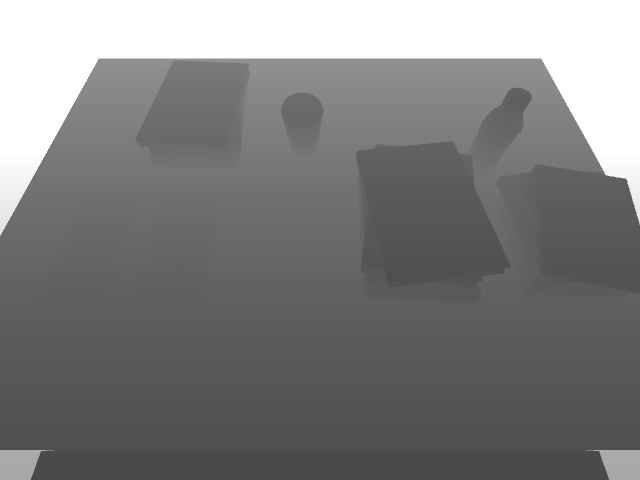
#> input picture code/demo/depth_data/depth0_1_640.png, 640 x 480 px
$ jupyter execute --allow-errors demo_projection.ipynb
#> lines starting #> are read from the running program, lines starting #| are printed output that depends on the picture; after the words box and inside, x2 and y2 are one past the last pixel; in counts of white or black regions, pixels touching at a corner belong together
### code/kinematics/utils/util_fk.py
import numpy as np

# [19 lines left out: functions rot_e, rot_x, rot_y, not called in this run]


def rot_z(rad):
    yaw = np.array([[np.cos(rad), -np.sin(rad),  0],
         	        [np.sin(rad),  np.cos(rad),  0],
              		[0, 			         0,  1]])
    return yaw


# [6 lines left out: function Rotation_E, not called in this run]


def Rotation_X(rad):
    roll = np.array([[1, 	       0, 	      0,    0],
             		 [0, np.cos(rad), -np.sin(rad), 0],
             		 [0, np.sin(rad),  np.cos(rad), 0],
             		 [0,		   0,	      0,    0]])
    return roll


def Rotation_Y(rad):
    pitch = np.array([[np.cos(rad), 0, np.sin(rad), 0],
              		  [0,		    1, 	         0, 0],
              		  [-np.sin(rad),0, np.cos(rad), 0],
              		  [0, 		    0, 	         0, 0]])
    return pitch


# [6 lines left out: function Rotation_Z, not called in this run]

def Translation(x , y, z):
    Position = np.array([[0, 0, 0, x],
                         [0, 0, 0, y],
                         [0, 0, 0, z],
                         [0, 0, 0, 1]])
    return Position


def HT_matrix(Rotation, Position):
    Homogeneous_Transform = Rotation + Position
    return Homogeneous_Transform


# [9 lines left out: function pr2t, not called in this run]


def t2p(ht_matrix):
    return ht_matrix[:-1, -1]


def t2r(ht_matrix):
    return ht_matrix[:-1, :-1]


# [16 lines left out: function make_rotation, not called in this run]

### code/demo/demo_projection.ipynb
[cell 1]
import numpy as np
import cv2
import matplotlib.pyplot as plt
from mpl_toolkits.mplot3d import Axes3D
from mpl_toolkits.mplot3d.art3d import Poly3DCollection
import sys
sys.path.append("..")
from kinematics.utils.util_fk import *
print("Done.")

[cell 2]
def convert_from_uvd(u, v, d):
    pxToMetre = 1
    focalx = 642.346680
    focaly =  644.245300
    cx = 324.860555
    cy = 257.557426
    d *= pxToMetre
    x_over_z = (cx - u) / focalx
    y_over_z = (cy - v) / focaly
    z = d / np.sqrt(1. + x_over_z**2 + y_over_z**2)
    x = x_over_z * z
    y = y_over_z * z
    return x, y, z

def get_pointcloud(depth, intrinsics):
  """Get 3D pointcloud from perspective depth image.
  Args:
    depth: HxW float array of perspective depth in meters.
    intrinsics: 3x3 float array of camera intrinsics matrix.
  Returns:
    points: HxWx3 float array of 3D points in camera coordinates.
  """
  height, width = depth.shape
  xlin = np.linspace(0, width - 1, width)
  ylin = np.linspace(0, height - 1, height)
  px, py = np.meshgrid(xlin, ylin)
  px = (px - intrinsics[0, 2]) * (depth / intrinsics[0, 0])
  py = (py - intrinsics[1, 2]) * (depth / intrinsics[1, 1])
  points = np.float32([px, py, depth]).transpose(1, 2, 0)
  return points

def get_heightmap(points, bounds, pixel_size):
  """Get top-down (z-axis) orthographic heightmap image from 3D pointcloud.
  Args:
    points: HxWx3 float array of 3D points in world coordinates.
    colors: HxWx3 uint8 array of values in range 0-255 aligned with points.
    bounds: 3x2 float array of values (rows: X,Y,Z; columns: min,max) defining
      region in 3D space to generate heightmap in world coordinates.
    pixel_size: float defining size of each pixel in meters.
  Returns:
    heightmap: HxW float array of height (from lower z-bound) in meters.
    colormap: HxWx3 uint8 array of backprojected color aligned with heightmap.
  """
  width = int(np.round((bounds[0, 1] - bounds[0, 0]) / pixel_size))
  height = int(np.round((bounds[1, 1] - bounds[1, 0]) / pixel_size))
  heightmap = np.zeros((height, width), dtype=np.float32)
  # Filter out 3D points that are outside of the predefined bounds.
  ix = (points[Ellipsis, 0] >= bounds[0, 0]) & (points[Ellipsis, 0] < bounds[0, 1]) # Range of the X
  iy = (points[Ellipsis, 1] >= bounds[1, 0]) & (points[Ellipsis, 1] < bounds[1, 1]) # Range of the Y
  iz = (points[Ellipsis, 2] >= bounds[2, 0]) & (points[Ellipsis, 2] < bounds[2, 1]) # Range of the Z
  valid = ix & iy & iz
  points = points[valid]
  points.shape
  # Sort 3D points by z-value, which works with array assignment to simulate
  # z-buffering for rendering the heightmap image.
  iz = np.argsort(points[:, -1])
  points = points[iz]
  px = np.int32(np.floor((points[:, 0] - bounds[0, 0]) / pixel_size))
  py = np.int32(np.floor((points[:, 1] - bounds[1, 0]) / pixel_size))
  px = np.clip(px, 0, width - 1)
  py = np.clip(py, 0, height - 1)
  heightmap[py, px] = points[:, 2] - bounds[2, 0] # Depth value
  return heightmap


def transform_pointcloud(points, transform):
  """Apply rigid transformation to 3D pointcloud.

  Args:
    points: HxWx3 float array of 3D points in camera coordinates.
    transform: 4x4 float array representing a rigid transformation matrix.

  Returns:
    points: HxWx3 float array of transformed 3D points.
  """
  padding = ((0, 0), (0, 0), (0, 1))
  homogen_points = np.pad(points.copy(), padding,
                          'constant', constant_values=1)
  for i in range(3):
    points[Ellipsis, i] = np.sum(transform[i, :] * homogen_points, axis=-1)
  return points

intrinsic = np.array([[642.346680, 0, 324.860555],
                      [0,644.245300, 257.557426],
                      [0,0,0]])

[cell 3]
rot_x_mat = rot_z(np.deg2rad(45))
x= np.linspace(start=0,stop=1, num=10)
y= np.linspace(start=0, stop=2, num=10)
z= np.linspace(start=0, stop=1, num=10)

fig = plt.figure(figsize=(9,9))
#> (the rest of this cell did not finish here and is left out)

[cell 4]
rot_y_mat = Rotation_Y(np.deg2rad(45))
trans_mat = Translation(x=0, y=0.18, z=1.45)
homo_mat = HT_matrix(Rotation=rot_y_mat, Position=trans_mat)
homo_inv_mat = np.linalg.inv(homo_mat)

orthograph_mat_trans =  Translation(x=0, y=0.6, z=1.55)
orthograph_mat_rot_y_mat = Rotation_Y(np.deg2rad(90))
orthograph_homo_mat = HT_matrix(Rotation=orthograph_mat_rot_y_mat,
                                Position=orthograph_mat_trans)

[cell 5]
x= np.linspace(start=0,stop=1, num=10)
y= np.linspace(start=0, stop=2, num=10)
z= np.linspace(start=0, stop=1, num=10)

fig = plt.figure(figsize=(9,9))
#> (the rest of this cell did not finish here and is left out)

[cell 6]
orthograph_mat_trans =  Translation(x=0, y=0.35, z=1.3)
orthograph_mat_rot_y_mat = Rotation_Y(np.math.pi/6)
orthograph_homo_mat = HT_matrix(Rotation=orthograph_mat_rot_y_mat,
                                Position=orthograph_mat_trans)

[cell 7]
x= np.linspace(start=0,stop=1, num=10)
y= np.linspace(start=0, stop=2, num=10)
z= np.linspace(start=0, stop=1, num=10)

fig = plt.figure(figsize=(9,9))
#> (the rest of this cell did not finish here and is left out)

[cell 8]
data = np.load("./depth_data/depth_multi_objs.npy")
#> (reads code/demo/depth_data/depth_multi_objs.npy from the repository)

[cell 9]
plt.imshow(data[150:-100,250:-50])

[cell 10]
rot_y_mat = Rotation_Y(np.deg2rad(np.math.pi/6))
trans_mat = Translation(x=0.35, y=0.134, z=1.3)
homo_mat = HT_matrix(Rotation=rot_y_mat, Position=trans_mat)
homo_inv_mat = np.linalg.inv(homo_mat)

orthograph_mat_trans =  Translation(x=0.6, y=0.134, z=1.3)
orthograph_mat_rot_y_mat = Rotation_Y(-np.math.pi/2)
orthograph_homo_mat = HT_matrix(Rotation=orthograph_mat_rot_y_mat,
                                Position=orthograph_mat_trans)

[cell 11]
x_lst = []
y_lst = []
z_lst = []
new_xyz_point_lst=[]
data = data[150:-100,250:-50]
for width_idx in range(data.shape[0]):
    for height_idx in range(data.shape[1]):
        x, y, z = convert_from_uvd(width_idx, height_idx, data[width_idx][height_idx]*0.001)
        x_lst.append(x)
        y_lst.append(y)
        z_lst.append(z)
        xyz_point = np.array([x, y, z,1])
        new_xyz_point = np.matmul(orthograph_homo_mat,(np.matmul(homo_inv_mat,xyz_point)))
        new_xyz_point_lst.append(new_xyz_point)

[cell 12]
new_xyz_point_lst=np.array(new_xyz_point_lst)

[cell 13]
fig = plt.figure(figsize=(9,9))
#> (the rest of this cell did not finish here and is left out)

[cell 14]
data = np.load("./depth_data/depth_multi_objs.npy")
# data = data[150:-100,250:-50]
points = get_pointcloud(data*0.001, intrinsic)
plt.imshow(points[:,:,0]+points[:,:,1]+points[:,:,2])
bounds = np.array([[-0.5,0.5],
                   [-0.5,0.5],
                   [-0,2]])

height_map = get_heightmap(points, bounds, pixel_size=0.001)
fig = plt.figure(figsize=(9,9))
print(height_map.shape)
plt.imshow(height_map)

[cell 15]
data = np.load("./depth_data/depth_multi_objs_4.npy")
#> (reads code/demo/depth_data/depth_multi_objs_4.npy from the repository)
# data = data[150:-100,250:-50]
points = get_pointcloud(data*0.001, intrinsic)
plt.imshow(points[:,:,0]+points[:,:,1]+points[:,:,2])

bounds = np.array([[-0.5,0.5],
                   [-0.5,0.5],
                   [-0.,2]])

height_map = get_heightmap(points, bounds, pixel_size=0.001)
fig = plt.figure(figsize=(9,9))
print(height_map.shape)
plt.imshow(height_map)

[cell 16]
data = np.load("./depth_data/depth_multi_objs_2.npy")
#> (reads code/demo/depth_data/depth_multi_objs_2.npy from the repository)
points = get_pointcloud(data*0.001, intrinsic)
fig = plt.figure(figsize=(9,9))
plt.title("[Raw data]PointCloud to Depth Image", fontsize=20)
plt.imshow(points[:,:,0]+points[:,:,1]+points[:,:,2])
bounds = np.array([[-0.5,0.5],
                   [-0.5,0.5],
                   [-0,2]])

height_map = get_heightmap(points, bounds, pixel_size=0.001)
fig = plt.figure(figsize=(9,9))
print(height_map.shape)
plt.title("PointCloud/[PixelSize:0.001m]", fontsize=20)
plt.imshow(height_map)

rot_y_mat = Rotation_X(-np.math.pi/4)
trans_mat = Translation(x=-0., y=0.0, z=0)
homo_mat = HT_matrix(Rotation=rot_y_mat, Position=trans_mat)
homo_inv_mat = np.linalg.inv(homo_mat)

new_points = transform_pointcloud(points, homo_inv_mat)
# fig = plt.figure(figsize=(9,9))
# plt.imshow(new_points[:,:,0]+new_points[:,:,1]+new_points[:,:,2])

new_bounds = np.array([[-0.6,0.6],
                   [-1.,0],
                   [-0,1]])


new_height_map = get_heightmap(new_points, new_bounds, pixel_size=0.001)
fig = plt.figure(figsize=(9,9))
plt.title("orthographic projection/PixelSize:[0.001m]", fontsize=20)
plt.imshow(new_height_map)

[cell 17]
plt.figure(figsize=(9,9))
plt.title("Starbucks Tumbler diameter:[0.08m]/PixelSize:[0.001m]",fontsize=20)
plt.imshow(new_height_map[452:532,562:642])

[cell 18]
img = plt.imread("./depth_data/depth0_1_640.png")
#> img is the input picture: shape (480, 640) float32; min 0.2, max 1, mean 0.497
plt.imshow(img)

[cell 19]
unity_intrinsic = np.array([[387.386, 0, 320],
                      [0,387.386, 240],
                      [0,0,0]])

points = get_pointcloud(img*1, unity_intrinsic)
#> in get_pointcloud (call 4), `px = (px - intrinsics[0, 2]) * (depth / intrinsics[0, 0])`:
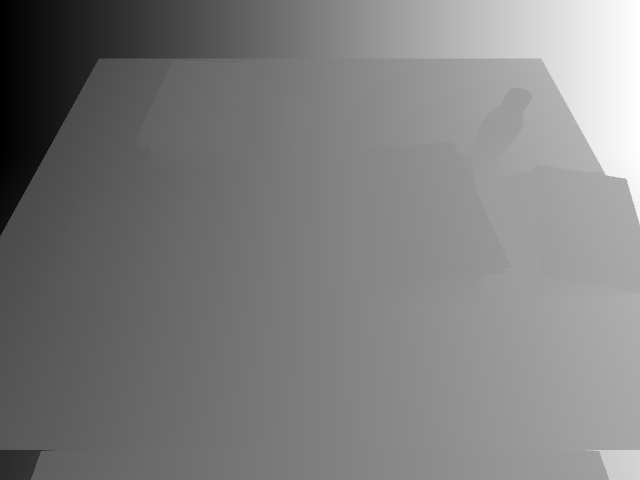
#> px: shape (480, 640) float64; min -0.826, max 0.823, mean -0.00434; drawn with min black and max white
#> in get_pointcloud (call 4), `py = (py - intrinsics[1, 2]) * (depth / intrinsics[1, 1])`:
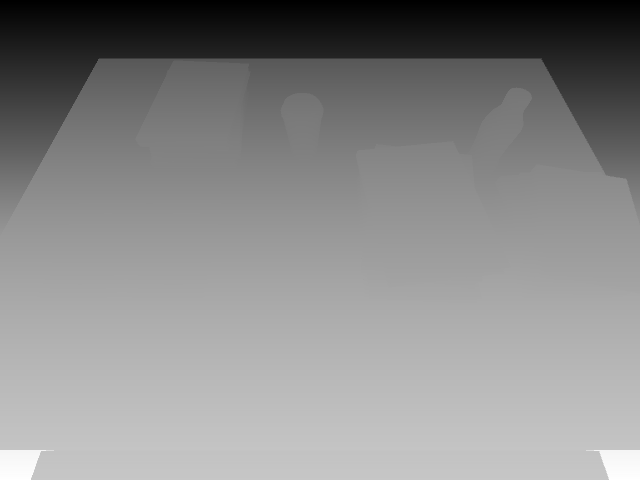
#> py: shape (480, 640) float64; min -0.62, max 0.404, mean -0.0664; drawn with min black and max white
#> in get_pointcloud (call 4), `points = np.float32([px, py, depth]).transpose(1, 2, 0)`:
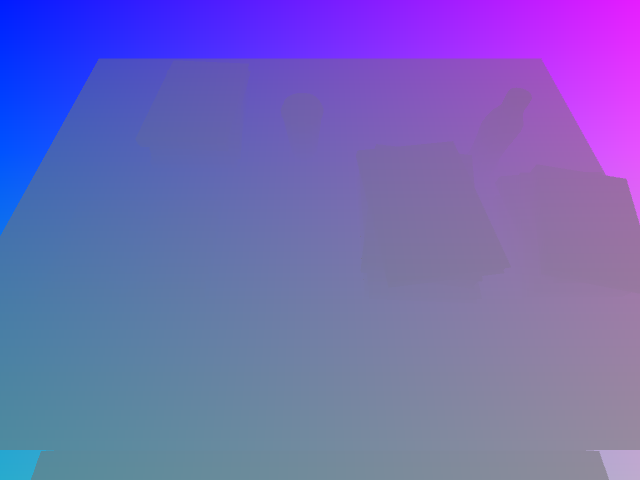
#> points: shape (480, 640, 3) float32; mean of channels 0, 1, 2 -0.00434, -0.0664, 0.497; drawn with min black and max white

# [4 lines of commented-out code are left out]

bounds = np.array([[-0.3,0.3],
                   [-0.3,0.3],
                   [-1,1]])

height_map = get_heightmap(points, bounds, pixel_size=0.001)
#> in get_heightmap (call 5), `ix = (points[Ellipsis, 0] >= bounds[0, 0]) & (points[Ellipsis, 0] < bo..`:
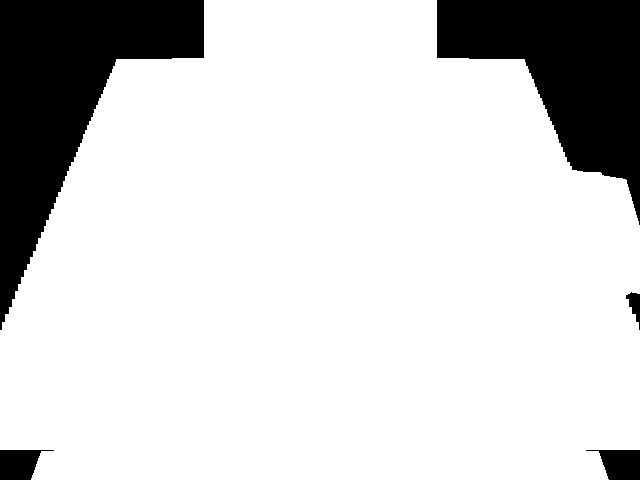
#> ix: shape (480, 640) bool; 82.7% white; 5 black regions, box (x1, y1, x2, y2) and area: (0, 0, 204, 330) 27838, (437, 0, 640, 225) 22817, (586, 450, 640, 480) 1103, (0, 450, 54, 480) 1098, (626, 292, 640, 330) 260
print(height_map.shape)
#| (600, 600)
fig, ax = plt.subplots(figsize=(9, 9))
plt.title("PointCloud/[PixelSize:0.001m]", fontsize=20)
ax.imshow(height_map)
plt.tight_layout()


rot_y_mat = Rotation_X(-np.math.pi/3)
trans_mat = Translation(x=-0., y=0, z=0)
homo_mat = HT_matrix(Rotation=rot_y_mat, Position=trans_mat)
homo_inv_mat = np.linalg.inv(homo_mat)

new_points = transform_pointcloud(points, homo_inv_mat)
#> after the loop in transform_pointcloud (call 2), `for i in range(3):`:
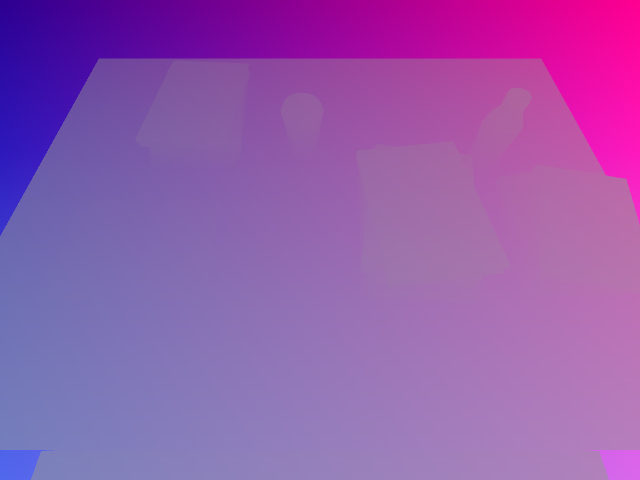
#> points: shape (480, 640, 3) float32; mean of channels 0, 1, 2 -0.00434, -0.463, 0.191; drawn with min black and max white
# fig = plt.figure(figsize=(9,9))
# plt.imshow(new_points[:,:,0]+new_points[:,:,1]+new_points[:,:,2])

new_bounds = np.array([[-0.7,0.7],
                   [-0.7,0.1],
                   [-1,1]])


new_height_map = get_heightmap(new_points, new_bounds, pixel_size=0.001)
fig, ax = plt.subplots(figsize=(9, 9))
plt.title("orthographic projection/PixelSize:[0.001m]", fontsize=20)
ax.imshow(new_height_map)
plt.tight_layout()

[cell 20]
unity_intrinsic = np.array([[387.386, 0, 320],
                      [0,387.386, 240],
                      [0,0,0]])

points = get_pointcloud(img*2, unity_intrinsic)

# [4 lines of commented-out code are left out]

bounds = np.array([[-0.7,0.7],
                   [-0.7,0.7],
                   [-2,2]])

height_map = get_heightmap(points, bounds, pixel_size=0.002)
#> in get_heightmap (call 7), `heightmap[py, px] = points[:, 2] - bounds[2, 0]`:
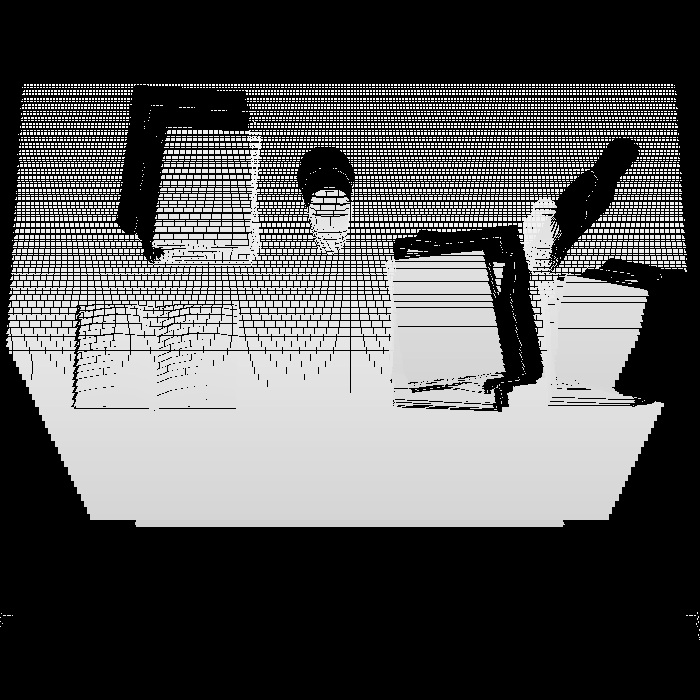
#> heightmap: shape (700, 700) float32; min 0, max 3.14, mean 1.08; drawn with min black and max white
print(height_map.shape)
#| (700, 700)
fig, ax = plt.subplots(figsize=(9, 9))
plt.title("PointCloud/[PixelSize:0.001m]", fontsize=20)
ax.imshow(height_map)
plt.tight_layout()


rot_y_mat = Rotation_X(-np.math.pi/3)
trans_mat = Translation(x=-0., y=0, z=0)
homo_mat = HT_matrix(Rotation=rot_y_mat, Position=trans_mat)
homo_inv_mat = np.linalg.inv(homo_mat)

new_points = transform_pointcloud(points, homo_inv_mat)
#> in transform_pointcloud (call 3), `homogen_points = np.pad(points.copy(), padding, 'constant', constant_v..`:
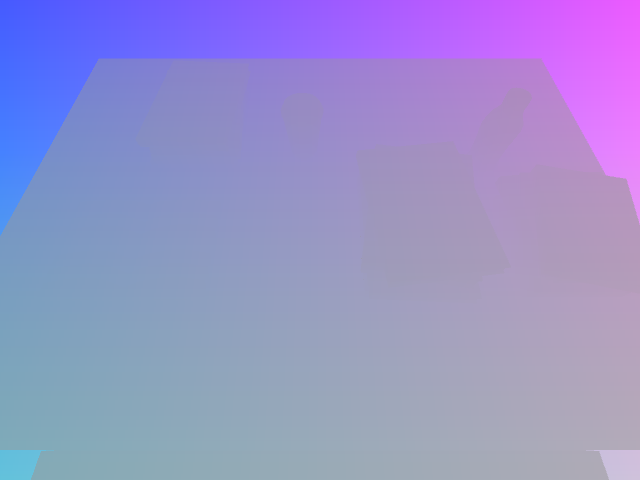
#> homogen_points: shape (480, 640, 4) float32; mean of channels 0, 1, 2, 3 -0.00867, -0.133, 0.994, 1; transparent parts drawn white
# fig = plt.figure(figsize=(9,9))
# plt.imshow(new_points[:,:,0]+new_points[:,:,1]+new_points[:,:,2])

new_bounds = np.array([[-0.7,0.7],
                   [-1.4,0.],
                   [-2,2]])


new_height_map = get_heightmap(new_points, new_bounds, pixel_size=0.002)
#> in get_heightmap (call 8), `heightmap[py, px] = points[:, 2] - bounds[2, 0]`:
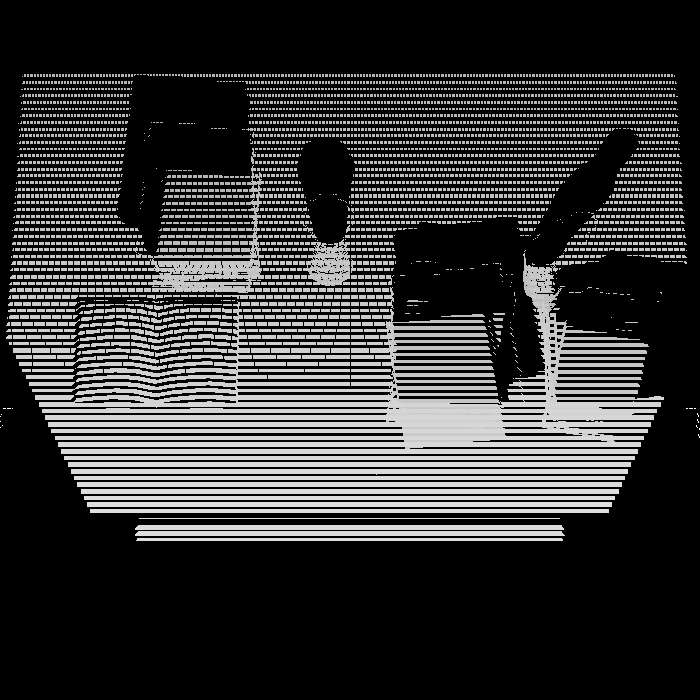
#> heightmap: shape (700, 700) float32; min 0, max 2.97, mean 0.609; drawn with min black and max white
fig, ax = plt.subplots(figsize=(9, 9))
plt.title("orthographic projection/PixelSize:[0.002m]", fontsize=20)
ax.imshow(new_height_map)
plt.tight_layout()

[cell 21]
fig, ax = plt.subplots(figsize=(9, 9))
ax.imshow(height_map[300:400,50:250])
plt.title("Orthographic projection in Unity/PixelSize:[0.002m=0.2cm]", fontsize=20)
plt.tight_layout()

[cell 22]
fig, ax = plt.subplots(figsize=(9, 9))
ax.imshow(new_height_map[300:400,50:250])
plt.title("Orthographic projection in Unity/PixelSize:[0.002m=0.2cm]", fontsize=20)
plt.tight_layout()
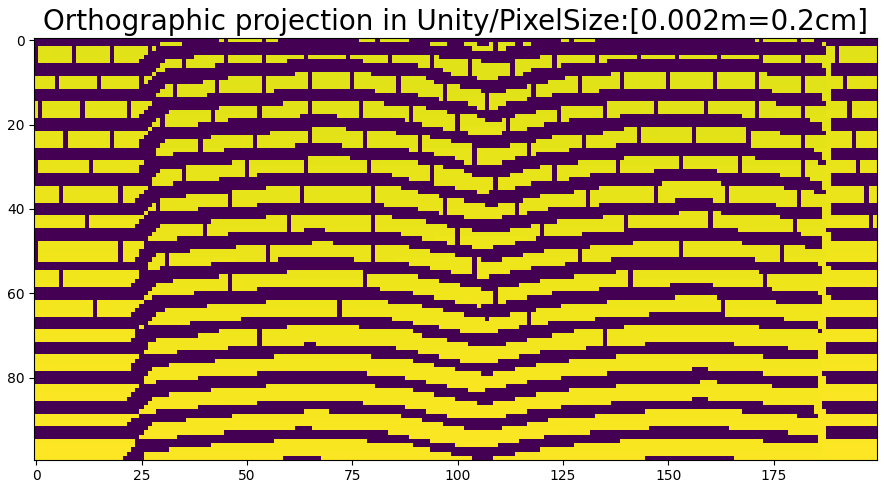
#> figure drawn by matplotlib, 1 panel

[cell 23]
img = np.load("depth_data/depth0_1_320.npy")
#> (reads code/demo/depth_data/depth0_1_320.npy from the repository)
print(img.shape)
plt.imshow(img)


unity_intrinsic = np.array([[387.386, 0, 160],
                      [0,387.386, 100],
                      [0,0,0]])

points = get_pointcloud(img*2, unity_intrinsic)

# [4 lines of commented-out code are left out]

bounds = np.array([[-0.35,0.35],
                   [-0.5,0.5],
                   [0.1,3]])

height_map = get_heightmap(points, bounds, pixel_size=0.002)
print(height_map.shape)
fig, ax = plt.subplots(figsize=(9, 9))
plt.title("PointCloud/[PixelSize:0.002m]", fontsize=20)
ax.imshow(height_map)
plt.tight_layout()


rot_y_mat = Rotation_X(np.math.pi/3)
trans_mat = Translation(x=-0., y=1.4, z=0)
homo_mat = HT_matrix(Rotation=rot_y_mat, Position=trans_mat)
homo_inv_mat = np.linalg.inv(homo_mat)

new_points = transform_pointcloud(points, homo_mat)
# fig = plt.figure(figsize=(9,9))
# plt.imshow(new_points[:,:,0]+new_points[:,:,1]+new_points[:,:,2])

new_bounds = np.array([[-0.35,0.35],
                   [0.5,1.4],
                   [-1,1]])


new_height_map = get_heightmap(new_points, new_bounds, pixel_size=0.002)
fig, ax = plt.subplots(figsize=(9, 9))
plt.title("orthographic projection/PixelSize:[0.002m]", fontsize=20)
ax.imshow(new_height_map)
print(new_height_map.shape)
plt.tight_layout()
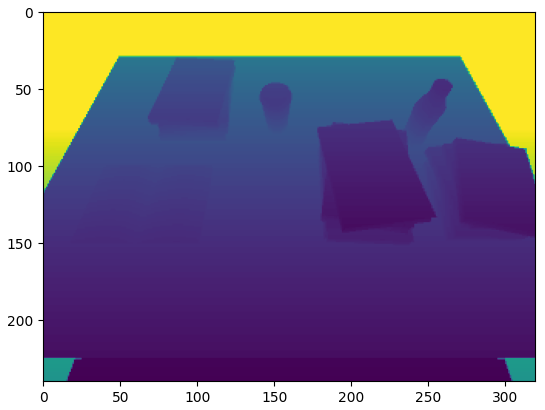
#> figure drawn by matplotlib, 1 panel
#> (the rest of the program and of its run is left out)
